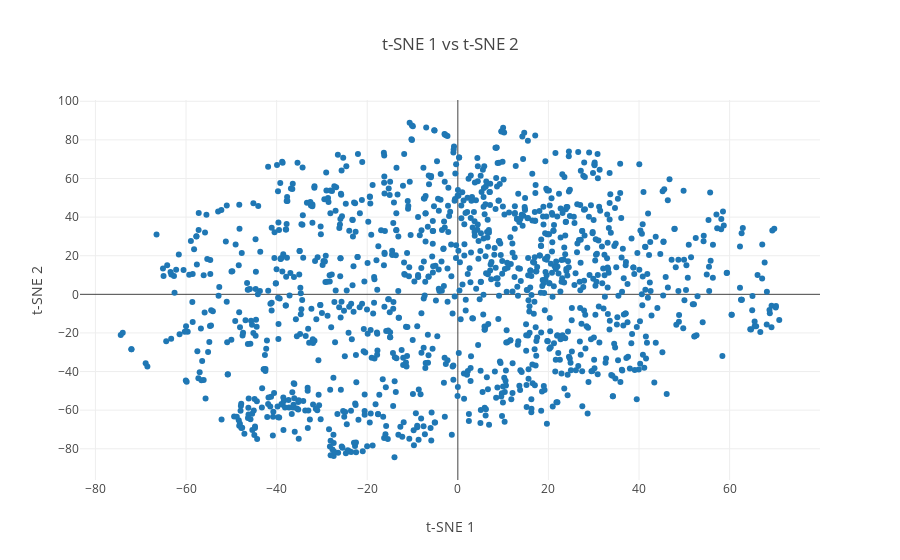

Notebook code for this chart:
### Code cell
plot_words_nrc(conv_tsne_embds, words, roots_emotions, 0, 10000, 1)

### Figure 1 — Plotly figure (JSON) as saved in the notebook; plotly's stock layout.template omitted (floating-point values rounded to 4 significant figures; data arrays with more than 128 entries replaced by an {"elided": "..."} marker saying what was removed)
{"data": [{"mode": "markers", "text": {"elided": "1261 str values"}, "type": "scatter", "uid": "0fa901e3-068a-4014-8dca-22436f60b044", "x": {"elided": "1261 float values"}, "y": {"elided": "1261 float values"}}], "layout": {"hovermode": "closest", "title": {"text": "t-SNE 1 vs t-SNE 2"}, "xaxis": {"title": {"text": "t-SNE 1"}}, "yaxis": {"title": {"text": "t-SNE 2"}}}}
